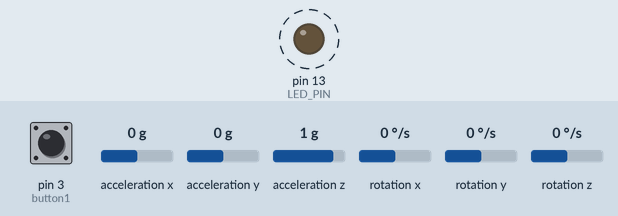
A sketch run on a simulated Arduino Nano, built with avr-gcc and run on an emulated ATmega328P. Shown: output pins drawn as LEDs (lit = HIGH). Dashed ring = blinking. The inputs (shaded band) are chosen by the test bench; at power-on: rotation x 0 °/s, pin 3 (button1) HIGH, acceleration x 0 g, acceleration y 0 g, acceleration z 1 g, rotation y 0 °/s, rotation z 0 °/s. No radio packets arrive unless stated; what the sketch prints to the serial monitor is not drawn.

Above: at 1.2 s.
1.3 s: rotation x set to -192 °/s
At 2.2 s:
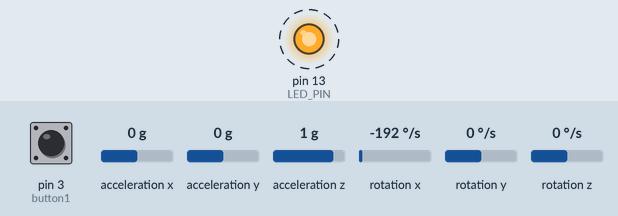
10.3 s: rotation x set to 0 °/s
At 10.82 s:
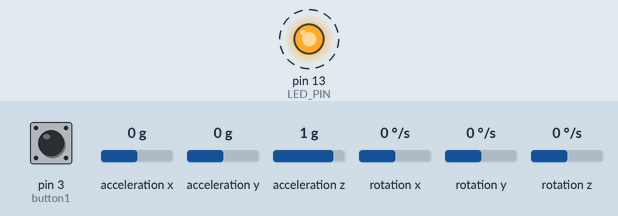
Timing chart, 0 to 20.3 s (numbered marks = the images above; inputs shaded):
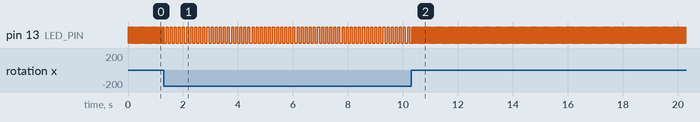

Measured:
- after the input at 1.3 s, pin 13 (LED_PIN): alternates HIGH for 0.07 s and LOW for 0.07 s, starting after 0.08 s
- after the input at 10.3 s, pin 13 (LED_PIN): alternates HIGH for 0.01 s and LOW for 0.01 s, starting at once
- by itself, pin 13 (LED_PIN): alternates HIGH for 0.01 s and LOW for 0.01 s

The sketch:

FingerPenMouse-gyroBasedRAWbluetooth.ino
```cpp
// I2C device class (I2Cdev) demonstration Arduino sketch for MPU6050 class
// 10/7/2011 by Jeff Rowberg <jeff@rowberg.net>
// Updates should (hopefully) always be available at https://github.com/jrowberg/i2cdevlib
//
// Changelog:
//      2013-05-08 - added multiple output formats
//                 - added seamless Fastwire support
//      2011-10-07 - initial release

/* ============================================
I2Cdev device library code is placed under the MIT license
Copyright (c) 2011 Jeff Rowberg

Permission is hereby granted, free of charge, to any person obtaining a copy
of this software and associated documentation files (the "Software"), to deal
in the Software without restriction, including without limitation the rights
to use, copy, modify, merge, publish, distribute, sublicense, and/or sell
copies of the Software, and to permit persons to whom the Software is
furnished to do so, subject to the following conditions:

The above copyright notice and this permission notice shall be included in
all copies or substantial portions of the Software.

THE SOFTWARE IS PROVIDED "AS IS", WITHOUT WARRANTY OF ANY KIND, EXPRESS OR
IMPLIED, INCLUDING BUT NOT LIMITED TO THE WARRANTIES OF MERCHANTABILITY,
FITNESS FOR A PARTICULAR PURPOSE AND NONINFRINGEMENT. IN NO EVENT SHALL THE
AUTHORS OR COPYRIGHT HOLDERS BE LIABLE FOR ANY CLAIM, DAMAGES OR OTHER
LIABILITY, WHETHER IN AN ACTION OF CONTRACT, TORT OR OTHERWISE, ARISING FROM,
OUT OF OR IN CONNECTION WITH THE SOFTWARE OR THE USE OR OTHER DEALINGS IN
THE SOFTWARE.
===============================================
*/
unsigned long t;
// I2Cdev and MPU6050 must be installed as libraries, or else the .cpp/.h files
// for both classes must be in the include path of your project
#include "I2Cdev.h"
#include "MPU6050.h"
#include <RH_ASK.h> // Include RadioHead Amplitude Shift Keying Library
#include <SPI.h> // Include dependant SPI Library
RH_ASK rf_driver;


// Arduino Wire library is required if I2Cdev I2CDEV_ARDUINO_WIRE implementation
// is used in I2Cdev.h
#if I2CDEV_IMPLEMENTATION == I2CDEV_ARDUINO_WIRE
    #include "Wire.h"
#endif

// class default I2C address is 0x68
// specific I2C addresses may be passed as a parameter here
// AD0 low = 0x68 (default for InvenSense evaluation board)
// AD0 high = 0x69
MPU6050 accelgyro;
//MPU6050 accelgyro(0x69); // <-- use for AD0 high

int16_t ax, ay, az;
int16_t gx, gy, gz;

#define MOUSEEVENTF_MOVE 0x0001
#define MOUSEEVENTF_LEFTDOWN 0x0002
#define MOUSEEVENTF_LEFTUP 0x0004
#define MOUSEEVENTF_RIGHTDOWN 0x0008
#define MOUSEEVENTF_RIGHTUP 0x0010
#define MOUSEEVENTF_MIDDLEDOWN 0x0020
#define MOUSEEVENTF_MIDDLEUP 0x0040
#define button1 3
#define button2 A7
#define baudRate 115200

bool btn1 = 0;
byte buttonState1 = MOUSEEVENTF_LEFTUP;
byte oldButtonState1 = buttonState1;
bool btn2 = 0;
byte buttonState2 = MOUSEEVENTF_RIGHTUP;
byte oldButtonState2 = buttonState2;


// uncomment "OUTPUT_READABLE_ACCELGYRO" if you want to see a tab-separated
// list of the accel X/Y/Z and then gyro X/Y/Z values in decimal. Easy to read,
// not so easy to parse, and slow(er) over UART.
#define OUTPUT_READABLE_ACCELGYRO

// uncomment "OUTPUT_BINARY_ACCELGYRO" to send all 6 axes of data as 16-bit
// binary, one right after the other. This is very fast (as fast as possible
// without compression or data loss), and easy to parse, but impossible to read
// for a human.
//#define OUTPUT_BINARY_ACCELGYRO


#define LED_PIN 13
bool blinkState = false;

void setup() {
    // join I2C bus (I2Cdev library doesn't do this automatically)
    #if I2CDEV_IMPLEMENTATION == I2CDEV_ARDUINO_WIRE
        Wire.begin();
    #elif I2CDEV_IMPLEMENTATION == I2CDEV_BUILTIN_FASTWIRE
        Fastwire::setup(400, true);
    #endif

    // initialize serial communication
    // (38400 chosen because it works as well at 8MHz as it does at 16MHz, but
    // it's really up to you depending on your project)
    Serial.begin(baudRate);
    rf_driver.init();

    // initialize device
    //Serial.println("Initializing I2C devices...");
    accelgyro.initialize();

    // verify connection
    //Serial.println("Testing device connections...");
    //Serial.println(accelgyro.testConnection() ? "MPU6050 connection successful" : "MPU6050 connection failed");

    // use the code below to change accel/gyro offset values

    //Serial.println("Updating internal sensor offsets...");
    //-2466  -211  1553  -205  -101  35
    //-2466 -211  1553  220 76  -85
    /*Serial.print(accelgyro.getXAccelOffset()); Serial.print("\t"); // -76
    Serial.print(accelgyro.getYAccelOffset()); Serial.print("\t"); // -2359
    Serial.print(accelgyro.getZAccelOffset()); Serial.print("\t"); // 1688
    Serial.print(accelgyro.getXGyroOffset()); Serial.print("\t"); // 0
    Serial.print(accelgyro.getYGyroOffset()); Serial.print("\t"); // 0
    Serial.print(accelgyro.getZGyroOffset()); Serial.print("\t"); // 0
    Serial.print("\n");
    accelgyro.setXGyroOffset(-205);
    accelgyro.setYGyroOffset(-101);
    accelgyro.setZGyroOffset(35);
    accelgyro.setXAccelOffset(-2466);
    accelgyro.setYAccelOffset(-211);
    accelgyro.setZAccelOffset(1553);
    Serial.print(accelgyro.getXAccelOffset()); Serial.print("\t"); // -76
    Serial.print(accelgyro.getYAccelOffset()); Serial.print("\t"); // -2359
    Serial.print(accelgyro.getZAccelOffset()); Serial.print("\t"); // 1688
    Serial.print(accelgyro.getXGyroOffset()); Serial.print("\t"); // 0
    Serial.print(accelgyro.getYGyroOffset()); Serial.print("\t"); // 0
    Serial.print(accelgyro.getZGyroOffset()); Serial.print("\t"); // 0
    Serial.print("\n");*/
    //-2466  -211  1553  -205  -101  35
    //-2466 -211  1553  220 76  -85

    accelgyro.setXGyroOffset(-205);
    accelgyro.setYGyroOffset(-101);
    accelgyro.setZGyroOffset(35);
    accelgyro.setXAccelOffset(-2466);
    accelgyro.setYAccelOffset(-211);
    accelgyro.setZAccelOffset(1553);

    // configure Arduino LED pin for output
    pinMode(LED_PIN, OUTPUT);
    pinMode(button1, INPUT_PULLUP);
    pinMode(button2, INPUT_PULLUP);

  byte message = {85};//to start the communication.
  Serial.write((char *)&message, sizeof(message));
  Serial.write((char *)&message, sizeof(message));
  Serial.write((char *)&message, sizeof(message));
  Serial.write((char *)&message, sizeof(message));
  t= micros();
}
byte a =0;
void loop() {
    buttonState1 = digitalRead(button1) ? MOUSEEVENTF_LEFTDOWN : MOUSEEVENTF_LEFTUP ;
    //buttonState2 = digitalRead(button2)? MOUSEEVENTF_RIGHTDOWN : MOUSEEVENTF_RIGHTUP ;;

    if(buttonState1!=oldButtonState1){
      oldButtonState1 = buttonState1;
      int message[] = {(int)buttonState1, 0, 0, 0};
      Serial.write((char *)&message, sizeof(message));
    }
    /*if(buttonState2!=oldButtonState2){
      oldButtonState2 = buttonState2;
      int message[] = {(int)buttonState2, 0, 0, 0};
      Serial.write((char *)&message, sizeof(message));
    }*/


  /*a++;
  if (a==255){
    t= micros()-t;
    Serial.println();
    Serial.println(t);
    t= micros();
  }*/
    // read raw accel/gyro measurements from device
    accelgyro.getMotion6(&ax, &ay, &az, &gx, &gy, &gz);

    // these methods (and a few others) are also available
    //accelgyro.getAcceleration(&ax, &ay, &az);
    //accelgyro.getRotation(&gx, &gy, &gz);

    #ifdef OUTPUT_READABLE_ACCELGYRO
        // display tab-separated accel/gyro x/y/z values
      //int message[] = {(int) 1, -(int)gz/512, -(int)gx/512, (int)gy/512};
      byte message[] = {(int8_t)(gx/256),(int8_t)(gy/256) ,(int8_t)(gz/256)};
      if(message[0] != 0 || message[1] != 0 || message[2] != 0){
        //Serial.write((char *)&message, sizeof(message));
        rf_driver.send((int8_t *)message, sizeof(message));
        rf_driver.waitPacketSent();


      }
      delayMicroseconds(10000);

       /* Serial.print("a/g:\t");
        Serial.print(ax); Serial.print("\t");
        Serial.print(ay); Serial.print("\t");
        Serial.print(az); Serial.print("\t");
        Serial.print(gx/128); Serial.print("\t");
        Serial.print(gy/128); Serial.print("\t");
        Serial.println(gz/128);*/
    #endif

    #ifdef OUTPUT_BINARY_ACCELGYRO
        Serial.write((uint8_t)(ax >> 8)); Serial.write((uint8_t)(ax & 0xFF));
        Serial.write((uint8_t)(ay >> 8)); Serial.write((uint8_t)(ay & 0xFF));
        Serial.write((uint8_t)(az >> 8)); Serial.write((uint8_t)(az & 0xFF));
        Serial.write((uint8_t)(gx >> 8)); Serial.write((uint8_t)(gx & 0xFF));
        Serial.write((uint8_t)(gy >> 8)); Serial.write((uint8_t)(gy & 0xFF));
        Serial.write((uint8_t)(gz >> 8)); Serial.write((uint8_t)(gz & 0xFF));
    #endif

    // blink LED to indicate activity
    blinkState = !blinkState;
    digitalWrite(LED_PIN, blinkState);
}
```
